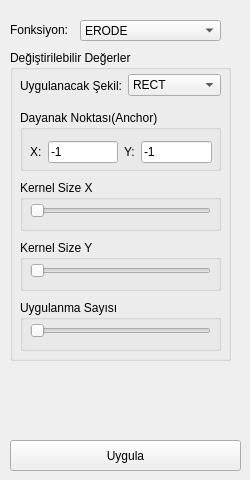
    <widget class="QWidget" name="tab_3">
     <attribute name="title">
      <string>Morfolojik İşlemler</string>
     </attribute>
     <widget class="QLabel" name="label">
      <property name="geometry">
       <rect>
        <x>10</x>
        <y>20</y>
        <width>61</width>
        <height>20</height>
       </rect>
      </property>
      <property name="text">
       <string>Fonksiyon:</string>
      </property>
     </widget>
     <widget class="QComboBox" name="comboBoxMorphoFunc">
      <property name="geometry">
       <rect>
        <x>80</x>
        <y>20</y>
        <width>141</width>
        <height>21</height>
       </rect>
      </property>
      <item>
       <property name="text">
        <string>ERODE</string>
       </property>
      </item>
      <item>
       <property name="text">
        <string>DILOTE</string>
       </property>
      </item>
      <item>
       <property name="text">
        <string>OPEN</string>
       </property>
      </item>
      <item>
       <property name="text">
        <string>CLOSE</string>
       </property>
      </item>
      <item>
       <property name="text">
        <string>GRADIENT</string>
       </property>
      </item>
      <item>
       <property name="text">
        <string>TOP HAT</string>
       </property>
      </item>
      <item>
       <property name="text">
        <string>BLACK HAT</string>
       </property>
      </item>
     </widget>
     <widget class="QGroupBox" name="groupBox_8">
      <property name="geometry">
       <rect>
        <x>10</x>
        <y>50</y>
        <width>221</width>
        <height>311</height>
       </rect>
      </property>
      <property name="title">
       <string>Değiştirilebilir Değerler</string>
      </property>
      <widget class="QWidget" name="layoutWidget">
       <property name="geometry">
        <rect>
         <x>10</x>
         <y>20</y>
         <width>201</width>
         <height>31</height>
        </rect>
       </property>
       <layout class="QHBoxLayout" name="horizontalLayout_6">
        <item>
         <widget class="QLabel" name="label_11">
          <property name="text">
           <string>Uygulanacak Şekil:</string>
          </property>
         </widget>
        </item>
        <item>
         <widget class="QComboBox" name="comboBoxMorphoShape">
          <item>
           <property name="text">
            <string>RECT</string>
           </property>
          </item>
          <item>
           <property name="text">
            <string>CROSS</string>
           </property>
          </item>
          <item>
           <property name="text">
            <string>ELLIPSE</string>
           </property>
          </item>
         </widget>
        </item>
       </layout>
      </widget>
      <widget class="QGroupBox" name="groupBox_11">
       <property name="geometry">
        <rect>
         <x>10</x>
         <y>130</y>
         <width>201</width>
         <height>51</height>
        </rect>
       </property>
       <property name="title">
        <string>Kernel Size X</string>
       </property>
       <widget class="QSlider" name="horizontalSlider">
        <property name="geometry">
         <rect>
          <x>10</x>
          <y>20</y>
          <width>181</width>
          <height>21</height>
         </rect>
        </property>
        <property name="minimum">
         <number>1</number>
        </property>
        <property name="maximum">
         <number>20</number>
        </property>
        <property name="orientation">
         <enum>Qt::Horizontal</enum>
        </property>
       </widget>
      </widget>
      <widget class="QGroupBox" name="groupBox_15">
       <property name="geometry">
        <rect>
         <x>10</x>
         <y>190</y>
         <width>201</width>
         <height>51</height>
        </rect>
       </property>
       <property name="title">
        <string>Kernel Size Y</string>
       </property>
       <widget class="QSlider" name="horizontalSlider_2">
        <property name="geometry">
         <rect>
          <x>10</x>
          <y>20</y>
          <width>181</width>
          <height>21</height>
         </rect>
        </property>
        <property name="minimum">
         <number>1</number>
        </property>
        <property name="maximum">
         <number>20</number>
        </property>
        <property name="orientation">
         <enum>Qt::Horizontal</enum>
        </property>
       </widget>
      </widget>
      <widget class="QGroupBox" name="groupBox_18">
       <property name="geometry">
        <rect>
         <x>10</x>
         <y>250</y>
         <width>201</width>
         <height>51</height>
        </rect>
       </property>
       <property name="title">
        <string>Uygulanma Sayısı</string>
       </property>
       <widget class="QSlider" name="horizontalSlider_3">
        <property name="geometry">
         <rect>
          <x>10</x>
          <y>20</y>
          <width>181</width>
          <height>21</height>
         </rect>
        </property>
        <property name="minimum">
         <number>1</number>
        </property>
        <property name="maximum">
         <number>15</number>
        </property>
        <property name="orientation">
         <enum>Qt::Horizontal</enum>
        </property>
       </widget>
      </widget>
      <widget class="QGroupBox" name="groupBox_19">
       <property name="geometry">
        <rect>
         <x>10</x>
         <y>60</y>
         <width>201</width>
         <height>61</height>
        </rect>
       </property>
       <property name="title">
        <string>Dayanak Noktası(Anchor)</string>
       </property>
       <widget class="QWidget" name="layoutWidget">
        <property name="geometry">
         <rect>
          <x>10</x>
          <y>30</y>
          <width>182</width>
          <height>24</height>
         </rect>
        </property>
        <layout class="QHBoxLayout" name="horizontalLayout_7">
         <item>
          <widget class="QLabel" name="label_31">
           <property name="text">
            <string>X:</string>
           </property>
          </widget>
         </item>
         <item>
          <widget class="QLineEdit" name="lineEditMorphAnchorX">
           <property name="text">
            <string>-1</string>
           </property>
          </widget>
         </item>
         <item>
          <widget class="QLabel" name="label_33">
           <property name="text">
            <string>Y:</string>
           </property>
          </widget>
         </item>
         <item>
          <widget class="QLineEdit" name="lineEditMorphAncY">
           <property name="text">
            <string>-1</string>
           </property>
          </widget>
         </item>
        </layout>
       </widget>
      </widget>
     </widget>
     <widget class="QPushButton" name="pushButton_4">
      <property name="geometry">
       <rect>
        <x>10</x>
        <y>440</y>
        <width>231</width>
        <height>31</height>
       </rect>
      </property>
      <property name="text">
       <string>Uygula</string>
      </property>
     </widget>
    </widget>
